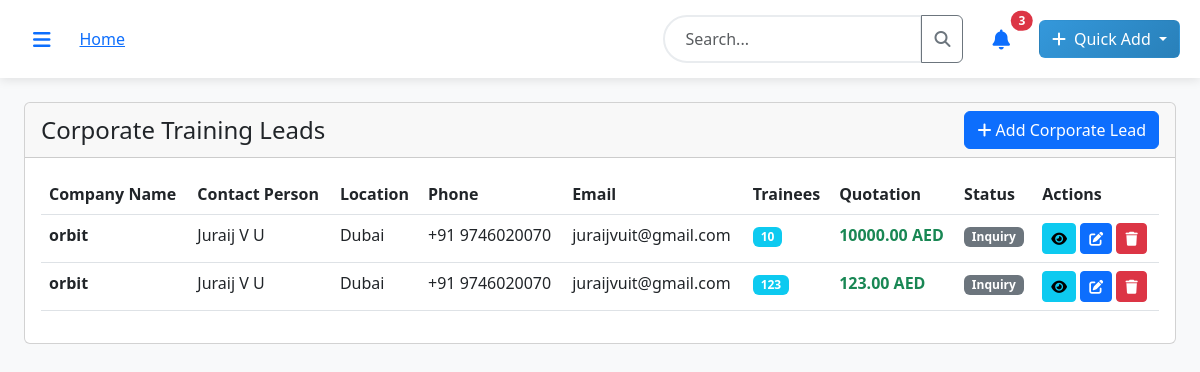
The app's page /corporate-leads (signed in) with its own data.
### models.py (models this page shows)
class CorporateTraining(db.Model):
    id = db.Column(db.Integer, primary_key=True)
    company_name = db.Column(db.String(200), nullable=False)
    location = db.Column(db.String(200), nullable=False)
    contact_person_name = db.Column(db.String(100), nullable=False)
    contact_person_email = db.Column(db.String(120), nullable=False)
    contact_person_country_code = db.Column(db.String(5), default='+971')
    contact_person_phone = db.Column(db.String(20), nullable=False)
    industry = db.Column(db.String(100))
    company_size = db.Column(db.String(50))
    course_names = db.Column(db.Text)  # JSON array of course IDs for multiple courses
    trainee_count = db.Column(db.Integer, nullable=False)
    training_mode = db.Column(db.String(20))  # Onsite, Online, Hybrid
    quotation_amount = db.Column(db.Float, default=0.0)
    expected_start_date = db.Column(db.Date)
    budget_range = db.Column(db.String(50))
    special_requirements = db.Column(db.Text)
    status = db.Column(db.String(20), default='Inquiry')  # Inquiry, Proposal, Negotiation, Confirmed, Completed
    deal_value = db.Column(db.Float, default=0.0)
    start_date = db.Column(db.Date)
    end_date = db.Column(db.Date)
    created_at = db.Column(db.DateTime, default=datetime.utcnow)
    created_by_id = db.Column(db.Integer, db.ForeignKey('user.id'))
    created_by = db.relationship('User', backref='corporate_leads')

### routes.py (the view)
@main.route('/corporate-leads')
@login_required
def corporate_leads():
    leads = CorporateTraining.query.order_by(desc(CorporateTraining.created_at)).all()
    form = CorporateTrainingForm()
    form.course_names.choices = [(str(c.id), c.name) for c in Course.query.filter_by(is_active=True).all()]
    return render_template('corporate_leads.html', corporate_leads=leads, form=form)

### app.py (called while the page is built)
@login_manager.user_loader
def load_user(user_id):
    from models import User
    return User.query.get(int(user_id))

### templates/corporate_leads.html (shortened to what this page needs)
{% extends "base.html" %}
{% block content %}
<div class="container-fluid">
    <div class="row">
        <div class="col-12">
            <div class="card">
                <div class="card-header d-flex justify-content-between align-items-center">
                    <h4 class="mb-0">Corporate Training Leads</h4>
                    <button type="button" class="btn btn-primary" data-bs-toggle="modal" data-bs-target="#corporateLeadModal">
                        <i class="fas fa-plus"></i> Add Corporate Lead
                    </button>
                </div>
                <div class="card-body">
                    <div class="table-responsive">
                        <table class="table table-hover">
                            <thead>
                                <tr>
                                    <th>Company Name</th>
                                    <th>Contact Person</th>
                                    <th>Location</th>
                                    <th>Phone</th>
                                    <th>Email</th>
                                    <th>Trainees</th>
                                    <th>Quotation</th>
                                    <th>Status</th>
                                    <th>Actions</th>
                                </tr>
                            </thead>
                            <tbody>
                                {% for lead in corporate_leads %}
                                <tr>
                                    <td><strong>{{ lead.company_name }}</strong></td>
                                    <td>{{ lead.contact_person_name }}</td>
                                    <td>{{ lead.location }}</td>
                                    <td>{{ lead.contact_person_country_code }} {{ lead.contact_person_phone }}</td>
                                    <td>{{ lead.contact_person_email }}</td>
                                    <td><span class="badge bg-info">{{ lead.trainee_count }}</span></td>
                                    <td>
                                        {% if lead.quotation_amount %}
                                            <strong class="text-success">{{ "%.2f"|format(lead.quotation_amount) }} AED</strong>
                                        {% else %}
                                            <span class="text-muted">Not quoted</span>
                                        {% endif %}
                                    </td>
                                    <td>
                                        <span class="badge
                                            {% if lead.status == 'Inquiry' %}bg-secondary
                                            {% elif lead.status == 'Proposal' %}bg-warning
                                            {% elif lead.status == 'Negotiation' %}bg-info
                                            {% elif lead.status == 'Confirmed' %}bg-success
                                            {% elif lead.status == 'Completed' %}bg-primary
                                            {% else %}bg-danger{% endif %}">
                                            {{ lead.status }}
                                        </span>
                                    </td>
                                    <td>
                                        <a href="{{ url_for('main.view_corporate_lead', id=lead.id) }}" class="btn btn-sm btn-info">
                                            <i class="fas fa-eye"></i>
                                        </a>
                                        <a href="{{ url_for('main.edit_corporate_lead', id=lead.id) }}" class="btn btn-sm btn-primary">
                                            <i class="fas fa-edit"></i>
                                        </a>
                                        <a href="{{ url_for('main.delete_corporate_lead', id=lead.id) }}" class="btn btn-sm btn-danger"
                                           onclick="return confirm('Are you sure?')">
                                            <i class="fas fa-trash"></i>
                                        </a>
                                    </td>
                                </tr>
                                {% endfor %}
                            </tbody>
                        </table>
                    </div>
                </div>
            </div>
        </div>
    </div>
</div>
{% endblock %}

### static/css/style.css (style rules this page uses)
:root { --primary-color: #3498db; --secondary-color: #2c3e50; --success-color: #27ae60; --warning-color: #f39c12; --danger-color: #e74c3c; --info-color: #17a2b8; --light-bg: #f8f9fa; --dark-bg: #343a40; }
body { font-family: 'Segoe UI', Tahoma, Geneva, Verdana, sans-serif; background-color: var(--light-bg); }

### records on screen
CorporateTraining: company_name "orbit", contact_person_name "Juraij V U", location "Dubai", contact_person_country_code "+91", contact_person_phone "9746020070", contact_person_email "juraijvuit@gmail.com", trainee_count "10", quotation_amount "10000.00", status "Inquiry"
CorporateTraining: company_name "orbit", contact_person_name "Juraij V U", location "Dubai", contact_person_country_code "+91", contact_person_phone "9746020070", contact_person_email "juraijvuit@gmail.com", trainee_count "123", quotation_amount "123.00", status "Inquiry"
